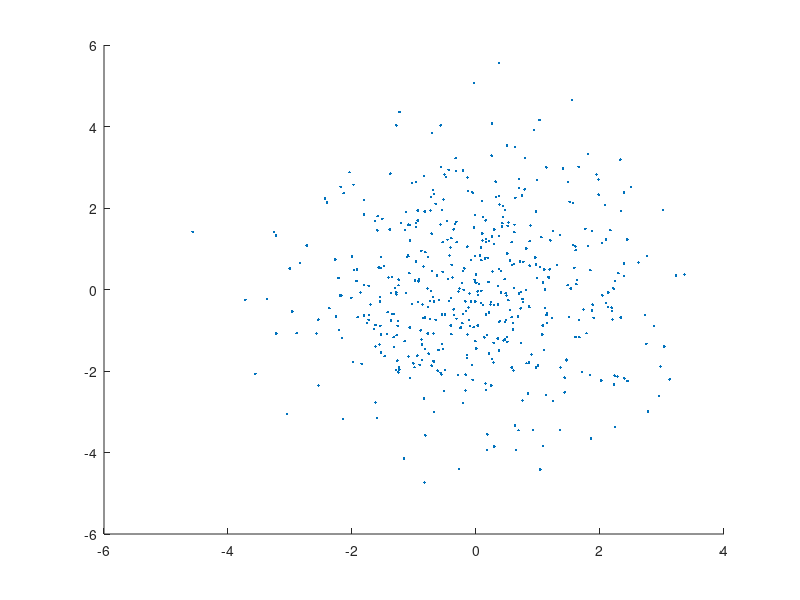

The MATLAB script that drew this image: (Note: this script raises an error after producing the figure.)
load('4_class_overlapping_data/Class1.txt');
%load('4_class_overlapping_data/Class2.txt');
%Class1 = [Class1; Class2];
hold on
plot(Class1(:,1), Class1(:,2), '.')
[means, final] = pr_kmeans(Class1,6); 
means
final
plot(means(:,1), means(:,2), 'r+', 'MarkerSize', 20, 'LineWidth',5)
[idx, means] = kmeans(Class1,6,'Display','final');
means
plot(means(:,1), means(:,2), 'gx', 'MarkerSize', 20, 'LineWidth',5)
